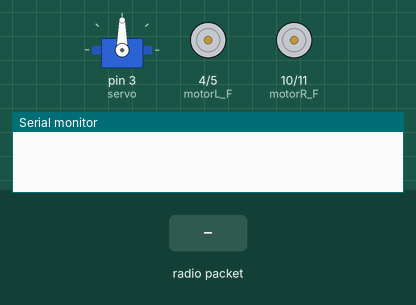
Recording of a sketch running on a simulated Arduino Uno, built with avr-gcc and run on an emulated ATmega328P. On the bench: servo, motor-driver pin pairs drawn as motors (green arrow = first pin HIGH = forward, orange = second pin HIGH = backward, longer = more drive, scaled by the enable pin), the last lines printed to the serial monitor. Inputs (shaded band) come from the test bench. No radio packets arrive unless stated.

Above: at 1.2 s.
1.3 s: radio packet "1" arrives
At 2.5 s:
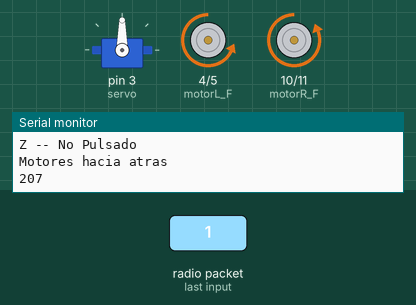
2.8 s: radio packet "0" arrives
At 3.7 s:
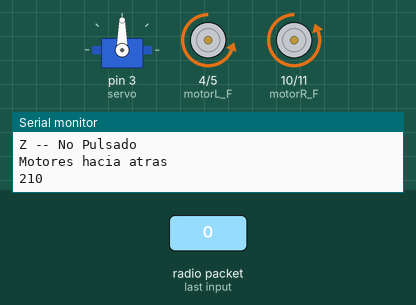
Timing chart, 0 to 5.8 s (numbered marks = the images above; inputs shaded):
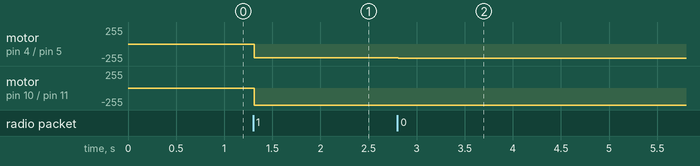

The sketch:

Receptor.ino
```cpp
#include <nRF24L01.h>
#include <RF24.h>
#include <RF24_config.h>
#include <SPI.h>
#include <Servo.h>

const int pinCE = 7;
const int pinCSN = 8;
RF24 radio(pinCE, pinCSN);
Servo servo;

// Single radio pipe address for the 2 nodes to communicate.
const uint64_t pipe = 0xE8E8F0F0E1LL;

struct pack{
  int Y = 0;
  int X = 0;
  boolean C = false;
  boolean Z = false;
};

int motorL_F=4;
int motorL_B=5;
int motorL_speed=6;

int motorR_F=10;
int motorR_B=11;
int motorR_speed=12;

int outMotorL;
int outMotorR;
int vel;

typedef struct pack Package;
Package data;

void setup(void)
{
   Serial.begin(115200);
   radio.begin();
   radio.openReadingPipe(1,pipe);
   radio.startListening();
   servo.attach(3);


   pinMode(motorL_F, OUTPUT);
   pinMode(motorL_B, OUTPUT);

   pinMode(motorR_F, OUTPUT);
   pinMode(motorR_B, OUTPUT);

}

void loop(void)
{
   if (radio.available())
   {
      radio.read(&data, sizeof data);
      delay(10);
      //Serial.println(data.X);
      Serial.println(data.Y);
      Serial.println(vel);
      if (data.C) {
        Serial.println("C -- Pulsado");
      } else {
        Serial.println("C -- No Pulsado");
      }

      if (data.Z) {
        Serial.println("Z -- Pulsado");
      } else {
        Serial.println("Z -- No Pulsado");
      }

      vel = map(data.Y,30,224,-100,100);

      if(vel > 5){
        digitalWrite(motorL_F, HIGH);
        digitalWrite(motorL_B, LOW);

        digitalWrite(motorR_F, HIGH);
        digitalWrite(motorR_B, LOW);

        outMotorL = map(vel,0,100,0,255);
        analogWrite(motorL_speed, outMotorL);
        analogWrite(motorR_speed, outMotorL);

        Serial.println("Motores hacia delante");
        Serial.println(outMotorL);
        Serial.println(outMotorR);
      }else if(vel < -5){
        digitalWrite(motorL_F, LOW);
        digitalWrite(motorL_B, HIGH);

        digitalWrite(motorR_F, LOW);
        digitalWrite(motorR_B, HIGH);

        outMotorL = map(vel,-100,0,255,0);
        analogWrite(motorL_speed, outMotorL);
        analogWrite(motorR_speed, outMotorL);

        Serial.println("Motores hacia atras");
        Serial.println(outMotorL);
      }else{
        digitalWrite(motorL_F, LOW);
        digitalWrite(motorL_B, LOW);
        digitalWrite(motorR_F, LOW);
        digitalWrite(motorR_B, LOW);

        analogWrite(motorL_speed, 0);
        analogWrite(motorR_speed, 0);
      }

      if(data.Z){
        digitalWrite(motorL_F, HIGH);
        digitalWrite(motorL_B, LOW);
        analogWrite(motorL_speed, 255);
      }

      if(data.C){
        digitalWrite(motorR_F, HIGH);
        digitalWrite(motorR_B, LOW);
        analogWrite(motorL_speed, 255);
      }

   }

}
```

Measured:
- after the input at 1.3 s, motor on pin 4 (motorL_F) / pin 5 (motorL_B): stopped → backward 207/255 at once; motor on pin 10 (motorR_F) / pin 11 (motorR_B): stopped → backward 255/255 at once
- after the input at 2.8 s, motor on pin 4 (motorL_F) / pin 5 (motorL_B): backward 207/255 → backward 210/255 at once
